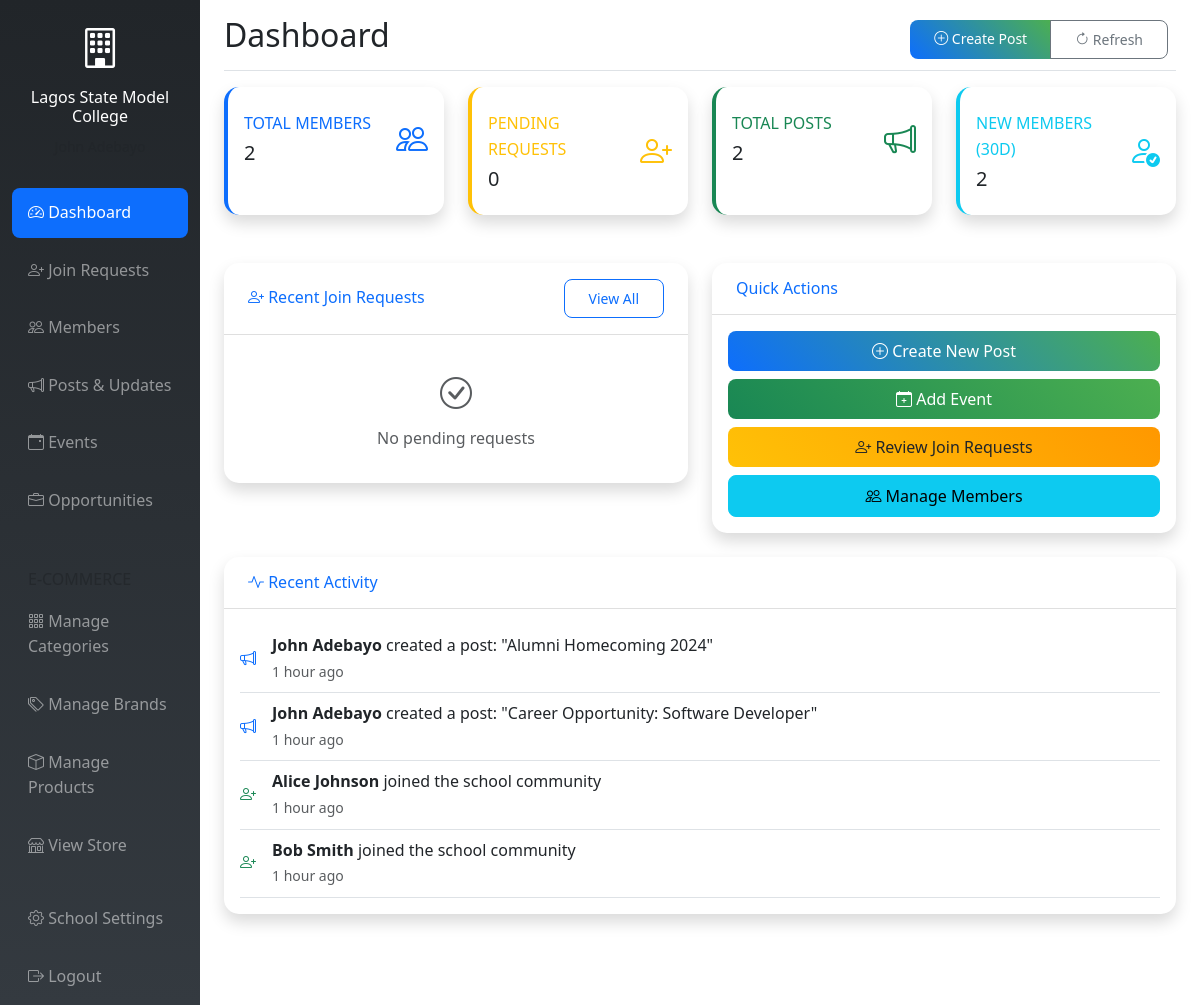
The app's page /school-admin/dashboard.php (signed in) with its own data.
### tables this page shows
CREATE TABLE schools (
    id INT AUTO_INCREMENT PRIMARY KEY,
    name VARCHAR(200) NOT NULL,
    location VARCHAR(200) NOT NULL,
    logo VARCHAR(255) NULL,
    contact_email VARCHAR(100) NOT NULL,
    website VARCHAR(255) NULL,
    description TEXT NULL,
    approved BOOLEAN DEFAULT FALSE,
    status ENUM('active', 'suspended') DEFAULT 'active',
    created_at TIMESTAMP DEFAULT CURRENT_TIMESTAMP,
    updated_at TIMESTAMP DEFAULT CURRENT_TIMESTAMP ON UPDATE CURRENT_TIMESTAMP,
    INDEX idx_approved (approved),
    INDEX idx_status (status)
);

CREATE TABLE posts (
    id INT AUTO_INCREMENT PRIMARY KEY,
    school_id INT NOT NULL,
    author_id INT NOT NULL,
    title VARCHAR(200) NOT NULL,
    content TEXT NOT NULL,
    post_type ENUM('update', 'event', 'opportunity') DEFAULT 'update',
    event_date DATE NULL,
    created_at TIMESTAMP DEFAULT CURRENT_TIMESTAMP,
    updated_at TIMESTAMP DEFAULT CURRENT_TIMESTAMP ON UPDATE CURRENT_TIMESTAMP,
    FOREIGN KEY (school_id) REFERENCES schools(id) ON DELETE CASCADE,
    FOREIGN KEY (author_id) REFERENCES users(id) ON DELETE CASCADE,
    INDEX idx_school_id (school_id),
    INDEX idx_created_at (created_at)
);

CREATE TABLE users (
    id INT AUTO_INCREMENT PRIMARY KEY,
    name VARCHAR(100) NOT NULL,
    email VARCHAR(100) UNIQUE NOT NULL,
    password VARCHAR(255) NOT NULL,
    role ENUM('super_admin', 'school_admin', 'student') NOT NULL DEFAULT 'student',
    school_id INT NULL,
    year_group VARCHAR(20) NULL,
    graduation_year VARCHAR(4) NULL,
    status ENUM('Graduated', 'Left', 'Current Student') NULL,
    student_id VARCHAR(50) NULL,
    current_occupation VARCHAR(200) NULL,
    industry VARCHAR(100) NULL,
    location VARCHAR(100) NULL,
    bio TEXT NULL,
    linkedin_profile VARCHAR(255) NULL,
    website VARCHAR(255) NULL,
    phone VARCHAR(20) NULL,
    skills TEXT NULL,
    interests TEXT NULL,
    approved BOOLEAN DEFAULT FALSE,
    profile_photo VARCHAR(255) NULL,
    reset_token VARCHAR(64) NULL,
    reset_token_expires DATETIME NULL,
    created_at TIMESTAMP DEFAULT CURRENT_TIMESTAMP,
    updated_at TIMESTAMP DEFAULT CURRENT_TIMESTAMP ON UPDATE CURRENT_TIMESTAMP,
    INDEX idx_email (email),
    INDEX idx_school_id (school_id),
    INDEX idx_role (role),
    INDEX idx_approved (approved)
);

### school-admin/dashboard.php (the view, shortened to what the rows shown need)
<?php
require_once '../includes/auth.php';
require_once '../includes/functions.php';
$user = getCurrentUser();
$db = getDB();
$school = getSchoolInfo($user['school_id']);
?>
<!DOCTYPE html>
<html lang="en">
<head>
    <link href="https://cdn.jsdelivr.net/npm/bootstrap@5.3.0/dist/css/bootstrap.min.css" rel="stylesheet">
    <link href="https://cdn.jsdelivr.net/npm/bootstrap-icons@1.10.0/font/bootstrap-icons.css" rel="stylesheet">
    <link href="../assets/css/style.css" rel="stylesheet">
</head>
<body>
    <div class="container-fluid">
        <div class="row">
            <nav class="col-md-3 col-lg-2 d-md-block bg-dark sidebar collapse">
                <div class="position-sticky pt-3">
                    <div class="text-center text-white mb-4">
                        <?php if ($school['logo']): ?>
                            <img src="../uploads/logos/<?php echo htmlspecialchars($school['logo']); ?>"
                                 alt="School Logo" class="rounded-circle mb-2"
                                 style="width: 60px; height: 60px; object-fit: cover;">
                        <?php else: ?>
                            <i class="bi bi-building" style="font-size: 2.5rem;"></i>
                        <?php endif; ?>
                        <h6 class="mt-2"><?php echo htmlspecialchars($school['name']); ?></h6>
                        <small class="text-muted"><?php echo htmlspecialchars($user['name']); ?></small>
                    </div>
                </div>
            </nav>
            <main class="col-md-9 ms-sm-auto col-lg-10 px-md-4">
                <div class="d-flex justify-content-between flex-wrap flex-md-nowrap align-items-center pt-3 pb-2 mb-3 border-bottom">
                    <h1 class="h2">Dashboard</h1>
                </div>
                <div class="row">
                    <div class="col-12">
                        <div class="card shadow">
                            <div class="card-body">
                                <?php
                                $recent_activity = [];
                                if ($db) {
                                    try {
                                        $stmt = $db->prepare("
                                            SELECT 'post' as activity_type, p.title, p.created_at, u.name as author_name
                                            FROM posts p
                                            JOIN users u ON p.author_id = u.id
                                            WHERE p.school_id = ?
                                            ORDER BY p.created_at DESC
                                            LIMIT 5
                                        ");
                                        $stmt->execute([$user['school_id']]);
                                        $posts = $stmt->fetchAll();
                                        $stmt = $db->prepare("
                                            SELECT 'member_join' as activity_type, u.name, u.updated_at as created_at
                                            FROM users u
                                            WHERE u.school_id = ? AND u.approved = 1 AND u.role = 'student'
                                            ORDER BY u.updated_at DESC
                                            LIMIT 5
                                        ");
                                        $stmt->execute([$user['school_id']]);
                                        $members = $stmt->fetchAll();
                                        $recent_activity = array_merge($posts, $members);
                                        usort($recent_activity, function($a, $b) {
                                            return strtotime($b['created_at']) - strtotime($a['created_at']);
                                        });
                                        $recent_activity = array_slice($recent_activity, 0, 8);
                                    } catch (PDOException $e) {
                                        error_log("Error fetching recent activity: " . $e->getMessage());
                                    }
                                }
                                ?>
                                <?php if (empty($recent_activity)): ?>
                                    <div class="text-center text-muted py-4">
                                        <i class="bi bi-clock-history" style="font-size: 3rem;"></i>
                                        <p class="mt-3">No recent activity to show</p>
                                        <a href="posts.php?action=create" class="btn btn-primary">Create Your First Post</a>
                                    </div>
                                <?php else: ?>
                                    <div class="timeline">
                                        <?php foreach ($recent_activity as $activity): ?>
                                            <div class="timeline-item d-flex align-items-center py-2 border-bottom">
                                                <div class="timeline-icon me-3">
                                                    <?php if ($activity['activity_type'] == 'post'): ?>
                                                        <i class="bi bi-megaphone text-primary"></i>
                                                    <?php else: ?>
                                                        <i class="bi bi-person-plus text-success"></i>
                                                    <?php endif; ?>
                                                </div>
                                                <div class="flex-grow-1">
                                                    <?php if ($activity['activity_type'] == 'post'): ?>
                                                        <div>
                                                            <strong><?php echo htmlspecialchars($activity['author_name']); ?></strong>
                                                            created a post: "<?php echo htmlspecialchars(truncateText($activity['title'], 50)); ?>"
                                                        </div>
                                                    <?php else: ?>
                                                        <div>
                                                            <strong><?php echo htmlspecialchars($activity['name']); ?></strong>
                                                            joined the school community
                                                        </div>
                                                    <?php endif; ?>
                                                    <small class="text-muted"><?php echo timeAgo($activity['created_at']); ?></small>
                                                </div>
                                            </div>
                                        <?php endforeach; ?>
                                    </div>
                                <?php endif; ?>
                            </div>
                        </div>
                    </div>
                </div>
            </main>
        </div>
    </div>
</body>
</html>

### records on screen
schools: name "Lagos State Model College"
posts: author.name "John Adebayo", title "Alumni Homecoming 2024", created_at "1 hour ago"
posts: author.name "John Adebayo", title "Career Opportunity: Software Developer", created_at "1 hour ago"
users: name "Alice Johnson", updated_at "1 hour ago"
users: name "Bob Smith", updated_at "1 hour ago"

### other values on screen
$stats['total_members'] "2"
$stats['pending_requests'] "0"
$stats['total_posts'] "2"
$stats['recent_members'] "2"
